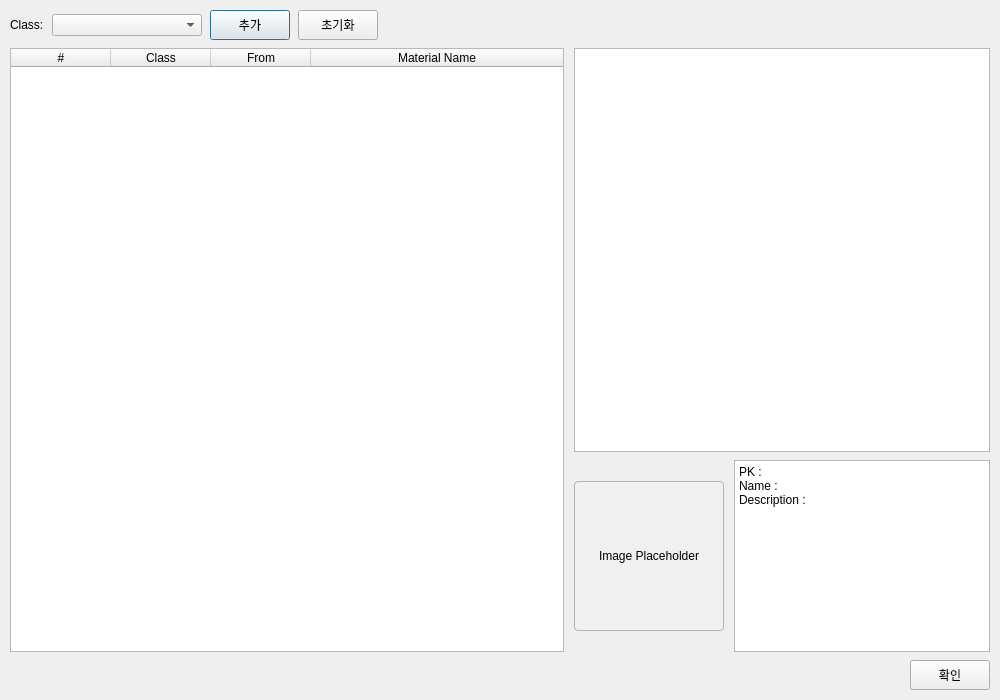
<?xml version="1.0" encoding="UTF-8"?>
<ui version="4.0">
 <class>DialogLabelDatabaseSearch</class>
 <widget class="QDialog" name="DialogLabelDatabaseSearch">
  <property name="geometry">
   <rect>
    <x>0</x>
    <y>0</y>
    <width>1000</width>
    <height>700</height>
   </rect>
  </property>
  <property name="windowTitle">
   <string>라벨링 데이터베이스 탐색</string>
  </property>
  <layout class="QVBoxLayout" name="verticalLayout_Main">
   <property name="spacing">
    <number>8</number>
   </property>
   <property name="leftMargin">
    <number>10</number>
   </property>
   <property name="topMargin">
    <number>10</number>
   </property>
   <property name="rightMargin">
    <number>10</number>
   </property>
   <property name="bottomMargin">
    <number>10</number>
   </property>
   <item>
    <layout class="QHBoxLayout" name="horizontalLayout_Top">
     <property name="spacing">
      <number>8</number>
     </property>
     <item>
      <widget class="QLabel" name="label_ClassTitle">
       <property name="text">
        <string>Class:</string>
       </property>
      </widget>
     </item>
     <item>
      <widget class="QComboBox" name="comboBox_Class">
       <property name="minimumSize">
        <size>
         <width>150</width>
         <height>0</height>
        </size>
       </property>
      </widget>
     </item>
     <item>
      <widget class="QPushButton" name="pushButton_Add">
       <property name="text">
        <string>추가</string>
       </property>
       <property name="minimumSize">
        <size>
         <width>80</width>
         <height>30</height>
        </size>
       </property>
      </widget>
     </item>
     <item>
      <widget class="QPushButton" name="pushButton_Reset">
       <property name="text">
        <string>초기화</string>
       </property>
       <property name="minimumSize">
        <size>
         <width>80</width>
         <height>30</height>
        </size>
       </property>
      </widget>
     </item>
     <item>
      <spacer name="horizontalSpacer_Top">
       <property name="orientation">
        <enum>Qt::Horizontal</enum>
       </property>
       <property name="sizeHint" stdset="0">
        <size>
         <width>40</width>
         <height>20</height>
        </size>
       </property>
      </spacer>
     </item>
    </layout>
   </item>
   <item>
    <layout class="QHBoxLayout" name="horizontalLayout_Content">
     <property name="spacing">
      <number>10</number>
     </property>
     <item>
      <widget class="QTableWidget" name="tableWidget_Spectra">
       <property name="sizePolicy">
        <sizepolicy hsizetype="Expanding" vsizetype="Expanding">
         <horstretch>2</horstretch>
         <verstretch>0</verstretch>
        </sizepolicy>
       </property>
       <property name="minimumSize">
        <size>
         <width>300</width>
         <height>0</height>
        </size>
       </property>
       <property name="editTriggers">
        <set>QAbstractItemView::NoEditTriggers</set>
       </property>
       <property name="selectionMode">
        <enum>QAbstractItemView::SingleSelection</enum>
       </property>
       <property name="selectionBehavior">
        <enum>QAbstractItemView::SelectRows</enum>
       </property>
       <property name="alternatingRowColors">
        <bool>true</bool>
       </property>
       <property name="showGrid">
        <bool>true</bool>
       </property>
       <attribute name="horizontalHeaderStretchLastSection">
        <bool>true</bool>
       </attribute>
       <attribute name="verticalHeaderVisible">
        <bool>false</bool>
       </attribute>
       <column>
        <property name="text">
         <string>#</string>
        </property>
       </column>
       <column>
        <property name="text">
         <string>Class</string>
        </property>
       </column>
       <column>
        <property name="text">
         <string>From</string>
        </property>
       </column>
       <column>
        <property name="text">
         <string>Material Name</string>
        </property>
       </column>
      </widget>
     </item>
     <item>
      <layout class="QVBoxLayout" name="verticalLayout_Details">
       <property name="spacing">
        <number>8</number>
       </property>
       <item>
        <widget class="QWidget" name="widget_PlotContainer">
         <property name="sizePolicy">
          <sizepolicy hsizetype="Expanding" vsizetype="Expanding">
           <horstretch>1</horstretch>
           <verstretch>3</verstretch>
          </sizepolicy>
         </property>
         <property name="minimumSize">
          <size>
           <width>0</width>
           <height>300</height>
          </size>
         </property>
         <layout class="QVBoxLayout" name="verticalLayout_Plot">
          <property name="leftMargin">
           <number>0</number>
          </property>
          <property name="topMargin">
           <number>0</number>
          </property>
          <property name="rightMargin">
           <number>0</number>
          </property>
          <property name="bottomMargin">
           <number>0</number>
          </property>
          <item>
           <widget class="QGraphicsView" name="graphicsView_Plot">
            <property name="sizePolicy">
             <sizepolicy hsizetype="Expanding" vsizetype="Expanding">
              <horstretch>0</horstretch>
              <verstretch>0</verstretch>
             </sizepolicy>
            </property>
           </widget>
          </item>
         </layout>
        </widget>
       </item>
       <item>
        <layout class="QHBoxLayout" name="horizontalLayout_Info">
         <property name="spacing">
          <number>10</number>
         </property>
         <property name="topMargin">
          <number>0</number>
         </property>
         <item>
          <widget class="QLabel" name="label_Image">
           <property name="minimumSize">
            <size>
             <width>150</width>
             <height>150</height>
            </size>
           </property>
           <property name="maximumSize">
            <size>
             <width>150</width>
             <height>150</height>
            </size>
           </property>
           <property name="styleSheet">
            <string notr="true">QLabel {
    background-color: rgb(240, 240, 240);
    border: 1px solid rgb(180, 180, 180);
    border-radius: 4px;
}</string>
           </property>
           <property name="text">
            <string>Image Placeholder</string>
           </property>
           <property name="alignment">
            <set>Qt::AlignCenter</set>
           </property>
           <property name="scaledContents">
            <bool>true</bool>
           </property>
          </widget>
         </item>
         <item>
          <widget class="QTextEdit" name="textEdit_Details">
           <property name="sizePolicy">
            <sizepolicy hsizetype="Expanding" vsizetype="Preferred">
             <horstretch>0</horstretch>
             <verstretch>0</verstretch>
            </sizepolicy>
           </property>
           <property name="minimumSize">
            <size>
             <width>200</width>
             <height>150</height>
            </size>
           </property>
           <property name="readOnly">
            <bool>true</bool>
           </property>
           <property name="text">
            <string>PK : 
Name : 
Description : </string>
           </property>
          </widget>
         </item>
        </layout>
       </item>
      </layout>
     </item>
    </layout>
   </item>
   <item>
    <layout class="QHBoxLayout" name="horizontalLayout_Bottom">
     <property name="spacing">
      <number>8</number>
     </property>
     <item>
      <spacer name="horizontalSpacer_Bottom">
       <property name="orientation">
        <enum>Qt::Horizontal</enum>
       </property>
       <property name="sizeHint" stdset="0">
        <size>
         <width>40</width>
         <height>20</height>
        </size>
       </property>
      </spacer>
     </item>
     <item>
      <widget class="QPushButton" name="pushButton_OK">
       <property name="text">
        <string>확인</string>
       </property>
       <property name="minimumSize">
        <size>
         <width>80</width>
         <height>30</height>
        </size>
       </property>
      </widget>
     </item>
    </layout>
   </item>
  </layout>
 </widget>
 <resources/>
 <connections/>
</ui>
